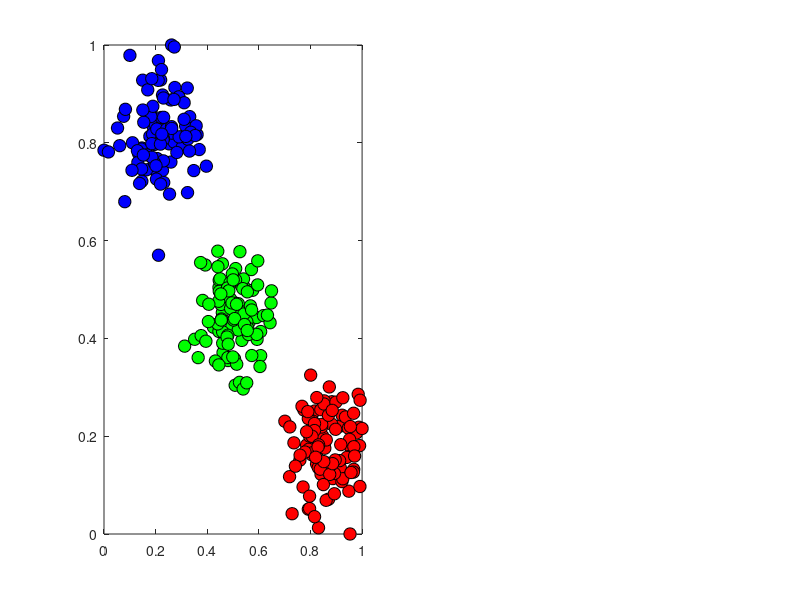

Recreate this plot in MATLAB. (Note: this script raises an error after producing the figure.)
n=12;

Sigma=[1 1];
Num=100;
numberOfTrain=3*Num;
nVar=2;
f1     = mvnrnd([1 10], Sigma, Num);
f2     = mvnrnd([10 1], Sigma, Num);
f3     = mvnrnd([5 5], Sigma, Num);

data=[f1 1*ones(Num,1)
    f2 2*ones(Num,1)
    f3 3*ones(Num,1)];

for p=1:2
    min1=min(data(:,p));
    max1=max(data(:,p));
    data(:,p)=(data(:,p)-min1)/(max1-min1);
end



subplot(1,2,1),plot(data(1:Num,1),data(1:Num,2),'o',...
    'MarkerSize',9,...
    'MarkerEdgeColor','k',...
    'MarkerFaceColor','b')
hold on;
subplot(1,2,1),plot(data(Num+1:2*Num,1),data(Num+1:2*Num,2),'o',...
    'MarkerSize',9,...
    'MarkerEdgeColor','k',...
    'MarkerFaceColor','r')

hold on;
subplot(1,2,1),plot(data(2*Num+1:3*Num,1),data(2*Num+1:3*Num,2),'o',...
    'MarkerSize',9,...
    'MarkerEdgeColor','k',...
    'MarkerFaceColor','g')

randperm1=randperm(3*Num);
data=data(randperm1,:);

node.w=[];
node.pos=[];
node.disInput=[];
node.Target=[];
som=repmat(node,[1 n*n]);

for i=1:n
    for j=1:n
        som((i-1)*(n)+j).w=unifrnd(0.0001,1,[1 nVar]);
        som((i-1)*(n)+j).pos=[i j];
        som((i-1)*(n)+j).disInput=0;
        node.Target((i-1)*(n)+j)=-1;
    end
end

maxEpoch=50;

neighborhoodRadius=12;
eta0=0.1;

disW=zeros(1,n*n);
for iter=1:maxEpoch

    eta=eta0*exp(-1*iter/maxEpoch);
    %     neighborhoodRadius=10;
    for index=1:numberOfTrain
        input=data(index,1:nVar);
        for t=1:n*n
            som(t).disInput=norm(som(t).w-input);
        end
        [valueMin,indexMin]=min([som.disInput]);
        i=round(indexMin/n);
        if(i==0)
            i=1;
        end
        j=mod(indexMin,n);
        %         setColorFun(i,j);
        indexNN=indexSelect(i,j,n,neighborhoodRadius);
        %         for p=1:size(indexNN,2)
        %             %             setColorFun(indexNN(1,p),indexNN(2,p));
        %         end
        for m=1:size(indexNN,2)
            i1=indexNN(1,m);
            j1=indexNN(2,m);
            n1=(i1-1)*(n)+j1;
            som(n1).w=som(n1).w+0.01*eta*(input-som(n1).w);
        end
    end
    
    if(mod(iter,n)==0)
        neighborhoodRadius=neighborhoodRadius-1;
        if neighborhoodRadius==0
            neighborhoodRadius=1;
        end
    end
    %****************************
    A = zeros(n,n);
    subplot(1,2,2),pcolor(A)
    colormap(gray(2))
    for index=1:numberOfTrain
        input=data(index,1:nVar);
        target=data(index,1+nVar);
        for t=1:n*n
            som(t).disInput=norm(som(t).w-input);
        end
        [valueMin,indexMin]=min([som.disInput]);
        i=round(indexMin/n);
        if(i==0)
            i=1;
        end
        j=mod(indexMin,n);
        if(j==0)
            j=n;
        end
        %     i
        %     j
        %     indexMin
        som((i-1)*(n)+j).Target=target;
        setColorFun(i,j,target);
    end
     pause(0.05);
end






%  patch([14,15,15,14],[14,14,15,15],[rand rand rand]) % [r g b] values
% % text(1.25,2.5,'Start')
%  patch([1,2,2,1],[1,1,2,2],[1 0 1]) % [r g b] values
% text(10.25,10.5,'Goal')

% figure(2);
% A = zeros(15,15)
% % A(5,1:3) = 0;
% % A(8:10,2:3) = 0;
% % A(5:7,6:7) = 0;
% % A(1:3,8:10) = 0;
% pcolor(A)
% colormap(gray(2))